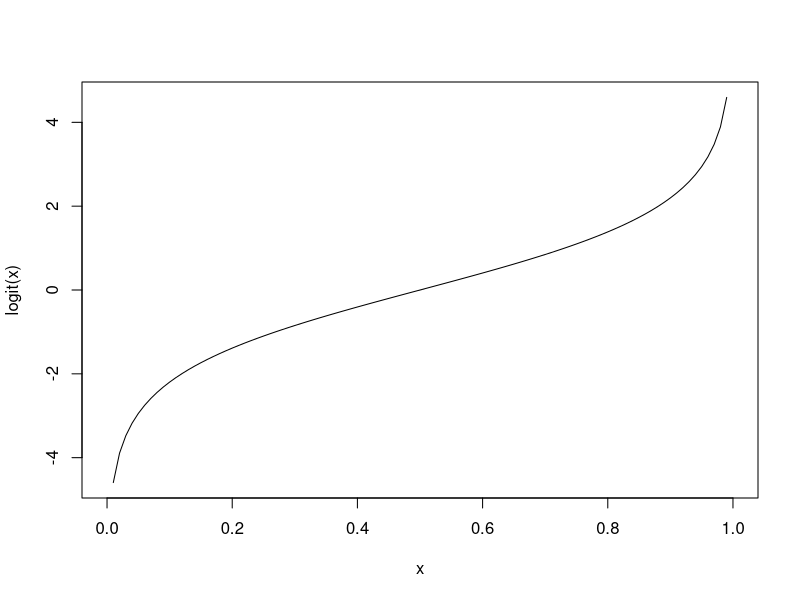
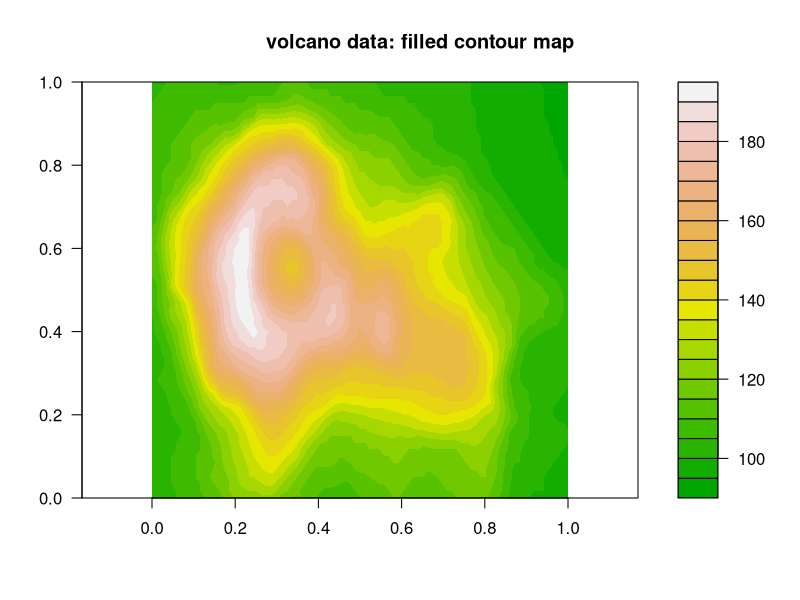

Source code (R) for these figures, in order:

#  R Bootcamp #1, module 2.2 ---------------------------
#    University of Nevada, Reno         
#    PROGRAMMING: FUNCTIONS AND MORE         


# Start with blank workspace -------------------

rm(list=ls())


## We can write our own functions. Useful if we have to repeat the same operations over and over with different inputs.
my.mean <- function(x){       # 'x' is the function argument- 'x' stands in for whatever numeric vector the user wants
    m <- sum(x)/length(x)
    return(m)
}

foo <- c(2, 4, 6, 8)
my.mean(foo)



## A function to square the arguments.
square <- function(x){
    x^2
}

## Square a single value (scalar).
square(2)

## Square all elements of a vector.
square(1:10)



## Often, we need to write functions that are not included in the base R package e.g., the logit function.
## Calculate the log-odds (logit).
logit <- function(x){
    log(x/(1-x))
}

## Calculate logit of 0.9.
logit(.9)

## Sequence between 0 and 1.
x <- seq(from = 0, to = 1, by = 0.01)

## Caclulate the logit of a vector.
logit.x <- logit(x)
logit.x

## Plot x on x-axis, and logit(x) on y axis.
plot(x, logit.x, type = 'l',xlab="x",ylab="logit(x)")    # View the output graphically.




#  if...else statements -----------------------

# Draw a sample from a Binomial distribution with p = 0.7 (here, p represents detection probability).
p <- 0.7            # probability of detection
x <- rbinom(n = 1, size = 1, prob = p)      # single 'coin flip' with prob success equal to p

if (x > 0) {
    print("detected")
} else {
    print("not detected")
}


#  ifelse()  --------------------------------

## Note if...else only works for running one logical (T/F) test at a time. If we have a spreadsheet with lots of data, we need something else.
n.samples <- 100

## 100 samples from a binomial distribution with detection probability p = 0.7.
y <- rbinom(n = n.samples, size = 1, prob = p)
y

## Use ifelse d
detection.history <- ifelse(y == 1, "Detected", "Not detected")
detection.history

## Going the other direction.
ifelse(detection.history == "Detected", 1, 0)

xt  <-  cbind(rbinom(10, 1, .5), rbinom(10, 1, .6))
xt
ifelse(xt[, 1] > 0 & xt[, 2] > 0, "Detected twice",
       "Not detected twice")



#  for loops  --------------------------

for(i in 1:10){
  print(i)
}

for(j in c(2,4,6,8,10)){    
  print(j)
}

n.iter <- 10                   # another alternative!
count <- 0
for(i in 1:n.iter){
  count <- count+1            # assign a new value of count equal to the old value of count plus 1
  print(count)
}



  # closer look at iteration vector:
1:n.iter


## A for-loop for dependent sequence (here, the Fibonacci sequence)
n.iter <- 10
x <- rep(0, n.iter)           # set up vector of all zeros
x[1] <- 1                     # assign x_1  <-  1
x[2] <- 1                     # assign x_2 = 0
for(i in 3:n.iter){
  x[i] <- x[i-1]+x[i-2]       # x_i = x_(i-1) + x_(i-2)
}
x



### apply (another way to iterate) ------------------

W <- matrix(rnorm(4, 10, 3), nrow = 2, ncol = 2)  # Create a 2X2 matrix using a Normal random number generator with mu=10 and sd=3
W

## For each row, calculate the mean.
apply(W, 1, mean)

## For each column, calculate the mean.
apply(W, 2, mean)

## Apply your own custom function to each row in a matrix.
MyFunc <- function(x){
    2+sum(x/5)-3/2*mean(x)^2
}
apply(W, 1, MyFunc)

# lapply: apply a function across a list or vector --------------

# apply the "exp()" function to each element in the vector 1:5 

lapply(1:5,function(x) exp(x)) 


# compute the square root of volume for the first five trees in the 'trees' dataset

lapply(1:5, function(t) sqrt(trees$Volume[t]))


# sapply: same thing as 'lapply' but simplifies the returned object (i.e., into a vector if the function returns a scalar...)

mylist <- list()
mylist[[1]] <- seq(1,5,length=10)
mylist[[2]] <- c(1,.5,-.4)
mylist[[3]] <- matrix(rnorm(12,10,3),nrow=3)
sapply(mylist,function(x) sum(x)) 



x=c(5,4,7,3,10,2,5,4,7,6)


filled.contour(volcano, color.palette = terrain.colors, asp = 1)
title(main = "volcano data: filled contour map")



# CHALLENGE EXERCISES   -------------------------------------

#1: Create a custom function to calculate the predicted value y 
#    for the equation y = beta_0 + beta_1*x for any value of 
#    beta_0, beta_1 and x. Assume that beta_0 and 
#    beta_1 are both scalar, whereas x is a numeric vector. 
#    Use this function to calculate y for the values of 
#    $x$ = 1,...,10 with $\beta_0 = 2$, and $\beta_1= -1$. 
#    Use base R plotting (`plot()` function) to plot the results.
#
#2: Write a FOR loop that takes a numeric vector as input and 
#    computes the cumulative mean (for each element of the vector, 
#    compute the mean of all previous elements of the vector, 
#    including the current element). 
#
#3: Using the built-in 'volcano' dataset (a matrix of elevation data 
#    with columns representing longitude and rows representing latitude),
#    calculate the standard deviation of elevation as an index of
#    'ruggedness' from the rows () of the volcano elevation data matrix.
#    Using the "apply()" function. Which row (latitude band) of the
#    'volcano' dataset has the most rugged terrain?

